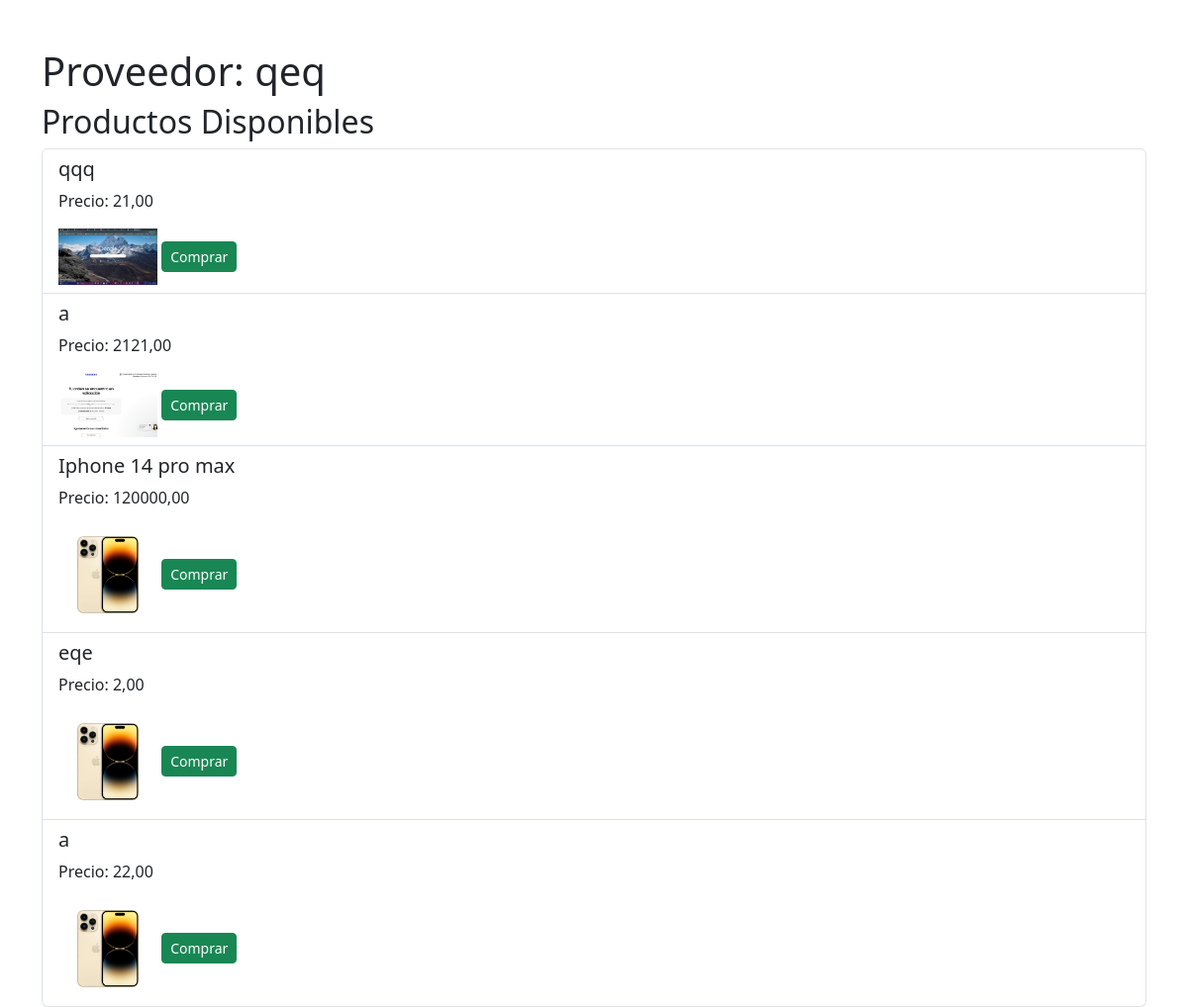
Screenshot of /proveedor/4/comprar_productos/ with the database file from the repository.
### menu/models.py (models this page shows, shortened)
class Proveedor(models.Model):
    id_proveedor = models.AutoField(primary_key=True, editable=False)
    rut_empresa = models.CharField(max_length=13, verbose_name='RUT de la Empresa')
    nombre_empresa = models.CharField(max_length=100, verbose_name='Nombre de la Empresa')
    representante_legal = models.CharField(max_length=100, verbose_name='Representante Legal', default="")
    contacto_empresa = models.CharField(max_length=50, verbose_name='Contacto de la Empresa')
    direccion_proveedor = models.CharField(max_length=255, verbose_name='Dirección', default="sin direccion")
    email_proveedor = models.EmailField(max_length=70, unique=True, null=True, blank=True)

class ProductosProveedor(models.Model):
    proveedor = models.ForeignKey(Proveedor, on_delete=models.CASCADE, related_name='productos')
    nombre_producto = models.CharField(max_length=100, verbose_name='Nombre del Producto')
    foto_producto = models.ImageField(upload_to='productos_proveedor/', verbose_name='Foto del Producto')
    precio_costo = models.DecimalField(max_digits=10, decimal_places=2, verbose_name='Precio de Costo')

### menu/views.py (the view)
# urls.py: path('proveedor/<int:proveedor_id>/comprar_productos/', views.comprar_productos_proveedor, name='comprar_productos_proveedor'),
def comprar_productos_proveedor(request, proveedor_id):
    proveedor = get_object_or_404(Proveedor, id_proveedor=proveedor_id)
    productos = ProductosProveedor.objects.filter(proveedor=proveedor)
    return render(request, 'comprar_productos_proveedor.html', {'proveedor': proveedor, 'productos': productos})

### menu/context_processors.py (called while the page is built)
def carrito_items_count(request):
    if request.user.is_authenticated:
        try:
            carrito = Carrito.objects.get(usuario=request.user)
            count = CarritoItem.objects.filter(carrito=carrito).count()
        except Carrito.DoesNotExist:
            count = 0
    else:
        count = 0
    return {
        'carrito_items_count': count
    }

### menu/templates/comprar_productos_proveedor.html (shortened to what this page needs)
<!DOCTYPE html>
<html>
<head>
    <link href="https://cdn.jsdelivr.net/npm/bootstrap@5.3.0/dist/css/bootstrap.min.css" rel="stylesheet">
</head>
<body>
    <div class="container mt-5">
        <h1>Proveedor: {{ proveedor.nombre_empresa }}</h1>
        <h2>Productos Disponibles</h2>
        <ul class="list-group">
            {% for producto in productos %}
            <li class="list-group-item">
                <h5>{{ producto.nombre_producto }}</h5>
                <p>Precio: {{ producto.precio_costo }}</p>
                <img src="{{ producto.foto_producto.url }}" alt="{{ producto.nombre_producto }}" width="100">
                <a href="{% url 'comprar_producto' producto.id %}" class="btn btn-success btn-sm">Comprar</a>
            </li>
            {% endfor %}
        </ul>
    </div>
</body>
</html>

### rows the page displays
Proveedor: nombre_empresa "qeq"
ProductosProveedor: nombre_producto "qqq", precio_costo "21,00", foto_producto (picture)
ProductosProveedor: nombre_producto "a", precio_costo "2121,00", foto_producto (picture)
ProductosProveedor: nombre_producto "Iphone 14 pro max", precio_costo "120000,00", foto_producto (picture)
ProductosProveedor: nombre_producto "eqe", precio_costo "2,00", foto_producto (picture)
ProductosProveedor: nombre_producto "a", precio_costo "22,00", foto_producto (picture)
